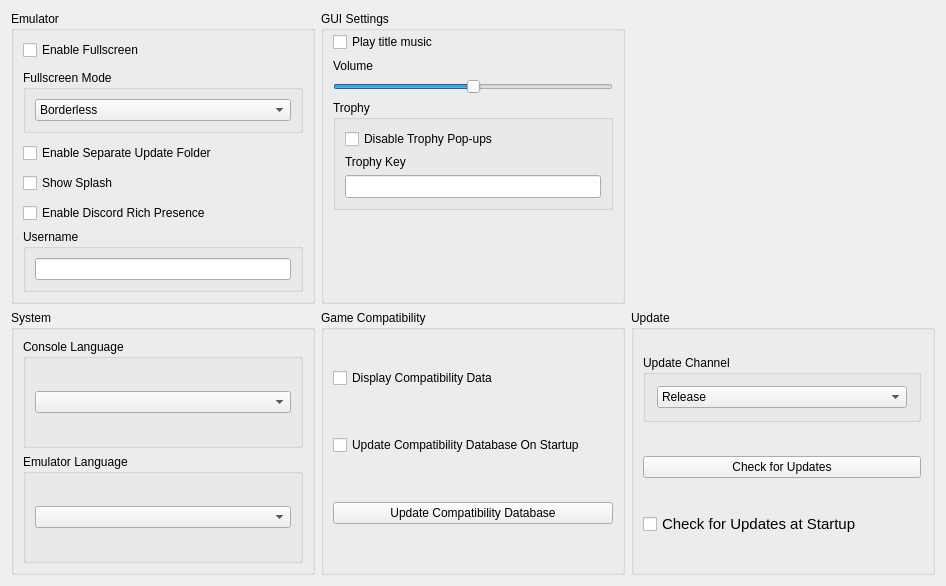
      <widget class="QWidget" name="generalTabContents">
       <property name="geometry">
        <rect>
         <x>0</x>
         <y>0</y>
         <width>946</width>
         <height>586</height>
        </rect>
       </property>
       <layout class="QVBoxLayout" name="generalTabVLayout" stretch="0">
        <item>
         <layout class="QGridLayout" name="gridLayout">
          <property name="bottomMargin">
           <number>0</number>
          </property>
          <item row="1" column="0">
           <layout class="QVBoxLayout" name="systemTabLayoutLeft">
            <item>
             <widget class="QGroupBox" name="SystemSettings">
              <property name="title">
               <string>System</string>
              </property>
              <layout class="QVBoxLayout" name="emuSettingsLayout">
               <item>
                <widget class="QGroupBox" name="consoleLanguageGroupBox">
                 <property name="title">
                  <string>Console Language</string>
                 </property>
                 <layout class="QVBoxLayout" name="settingsLayout">
                  <item>
                   <widget class="QComboBox" name="consoleLanguageComboBox"/>
                  </item>
                 </layout>
                </widget>
               </item>
               <item>
                <widget class="QGroupBox" name="emulatorLanguageGroupBox">
                 <property name="title">
                  <string>Emulator Language</string>
                 </property>
                 <layout class="QVBoxLayout" name="langSettingsLayout">
                  <item>
                   <widget class="QComboBox" name="emulatorLanguageComboBox"/>
                  </item>
                 </layout>
                </widget>
               </item>
              </layout>
             </widget>
            </item>
           </layout>
          </item>
          <item row="0" column="0">
           <layout class="QVBoxLayout" name="emulatorTabLayoutMiddle">
            <item>
             <widget class="QGroupBox" name="emulatorSettingsGroupBox">
              <property name="title">
               <string>Emulator</string>
              </property>
              <layout class="QVBoxLayout" name="additionalSettingsVLayout">
               <item>
                <layout class="QVBoxLayout" name="emulatorverticalLayout">
                 <property name="spacing">
                  <number>10</number>
                 </property>
                 <item>
                  <widget class="QCheckBox" name="fullscreenCheckBox">
                   <property name="text">
                    <string>Enable Fullscreen</string>
                   </property>
                  </widget>
                 </item>
                 <item>
                  <widget class="QGroupBox" name="fullscreenModeGroupBox">
                   <property name="title">
                    <string>Fullscreen Mode</string>
                   </property>
                   <layout class="QVBoxLayout" name="fullscreenModeLayout">
                    <item>
                     <widget class="QComboBox" name="fullscreenModeComboBox">
                      <property name="sizePolicy">
                       <sizepolicy hsizetype="Preferred" vsizetype="Fixed">
                        <horstretch>0</horstretch>
                        <verstretch>0</verstretch>
                       </sizepolicy>
                      </property>
                      <item>
                       <property name="text">
                        <string>Borderless</string>
                       </property>
                      </item>
                      <item>
                       <property name="text">
                        <string>True</string>
                       </property>
                      </item>
                     </widget>
                    </item>
                   </layout>
                  </widget>
                 </item>
                 <item>
                  <widget class="QCheckBox" name="separateUpdatesCheckBox">
                   <property name="text">
                    <string>Enable Separate Update Folder</string>
                   </property>
                  </widget>
                 </item>
                 <item>
                  <widget class="QCheckBox" name="showSplashCheckBox">
                   <property name="text">
                    <string>Show Splash</string>
                   </property>
                  </widget>
                 </item>
                 <item>
                  <widget class="QCheckBox" name="discordRPCCheckbox">
                   <property name="text">
                    <string>Enable Discord Rich Presence</string>
                   </property>
                  </widget>
                 </item>
                </layout>
               </item>
               <item>
                <layout class="QVBoxLayout" name="vLayoutUserName">
                 <property name="spacing">
                  <number>6</number>
                 </property>
                 <property name="leftMargin">
                  <number>0</number>
                 </property>
                 <item>
                  <layout class="QHBoxLayout" name="hLayoutUserName">
                   <item>
                    <widget class="QGroupBox" name="userName">
                     <property name="title">
                      <string>Username</string>
                     </property>
                     <layout class="QVBoxLayout" name="userNameLayout">
                      <item>
                       <widget class="QLineEdit" name="userNameLineEdit"/>
                      </item>
                     </layout>
                    </widget>
                   </item>
                  </layout>
                 </item>
                </layout>
               </item>
              </layout>
             </widget>
            </item>
           </layout>
          </item>
          <item row="1" column="2">
           <layout class="QVBoxLayout" name="updaterTabLayoutLeft">
            <property name="spacing">
             <number>6</number>
            </property>
            <property name="sizeConstraint">
             <enum>QLayout::SizeConstraint::SetDefaultConstraint</enum>
            </property>
            <property name="leftMargin">
             <number>0</number>
            </property>
            <property name="topMargin">
             <number>0</number>
            </property>
            <property name="rightMargin">
             <number>0</number>
            </property>
            <property name="bottomMargin">
             <number>0</number>
            </property>
            <item>
             <widget class="QGroupBox" name="updaterGroupBox">
              <property name="sizePolicy">
               <sizepolicy hsizetype="Preferred" vsizetype="MinimumExpanding">
                <horstretch>0</horstretch>
                <verstretch>0</verstretch>
               </sizepolicy>
              </property>
              <property name="minimumSize">
               <size>
                <width>0</width>
                <height>0</height>
               </size>
              </property>
              <property name="maximumSize">
               <size>
                <width>16777215</width>
                <height>16777215</height>
               </size>
              </property>
              <property name="title">
               <string>Update</string>
              </property>
              <layout class="QVBoxLayout" name="UpdateLayout" stretch="0,0,0">
               <property name="spacing">
                <number>10</number>
               </property>
               <property name="topMargin">
                <number>1</number>
               </property>
               <property name="rightMargin">
                <number>11</number>
               </property>
               <property name="bottomMargin">
                <number>11</number>
               </property>
               <item>
                <widget class="QGroupBox" name="updaterComboBox">
                 <property name="sizePolicy">
                  <sizepolicy hsizetype="Preferred" vsizetype="Fixed">
                   <horstretch>0</horstretch>
                   <verstretch>0</verstretch>
                  </sizepolicy>
                 </property>
                 <property name="minimumSize">
                  <size>
                   <width>0</width>
                   <height>0</height>
                  </size>
                 </property>
                 <property name="maximumSize">
                  <size>
                   <width>16777215</width>
                   <height>16777215</height>
                  </size>
                 </property>
                 <property name="title">
                  <string>Update Channel</string>
                 </property>
                 <layout class="QVBoxLayout" name="UpdateChannelLayout">
                  <property name="spacing">
                   <number>7</number>
                  </property>
                  <property name="leftMargin">
                   <number>11</number>
                  </property>
                  <property name="topMargin">
                   <number>11</number>
                  </property>
                  <property name="rightMargin">
                   <number>11</number>
                  </property>
                  <property name="bottomMargin">
                   <number>11</number>
                  </property>
                  <item>
                   <widget class="QComboBox" name="updateComboBox">
                    <property name="sizePolicy">
                     <sizepolicy hsizetype="Preferred" vsizetype="Fixed">
                      <horstretch>0</horstretch>
                      <verstretch>0</verstretch>
                     </sizepolicy>
                    </property>
                    <item>
                     <property name="text">
                      <string>Release</string>
                     </property>
                    </item>
                    <item>
                     <property name="text">
                      <string>Nightly</string>
                     </property>
                    </item>
                   </widget>
                  </item>
                 </layout>
                </widget>
               </item>
               <item>
                <widget class="QPushButton" name="checkUpdateButton">
                 <property name="sizePolicy">
                  <sizepolicy hsizetype="MinimumExpanding" vsizetype="Fixed">
                   <horstretch>0</horstretch>
                   <verstretch>0</verstretch>
                  </sizepolicy>
                 </property>
                 <property name="minimumSize">
                  <size>
                   <width>0</width>
                   <height>0</height>
                  </size>
                 </property>
                 <property name="maximumSize">
                  <size>
                   <width>16777215</width>
                   <height>16777215</height>
                  </size>
                 </property>
                 <property name="text">
                  <string>Check for Updates</string>
                 </property>
                </widget>
               </item>
               <item>
                <widget class="QCheckBox" name="updateCheckBox">
                 <property name="sizePolicy">
                  <sizepolicy hsizetype="Preferred" vsizetype="Fixed">
                   <horstretch>0</horstretch>
                   <verstretch>0</verstretch>
                  </sizepolicy>
                 </property>
                 <property name="font">
                  <font>
                   <pointsize>11</pointsize>
                   <bold>false</bold>
                  </font>
                 </property>
                 <property name="text">
                  <string>Check for Updates at Startup</string>
                 </property>
                </widget>
               </item>
              </layout>
             </widget>
            </item>
           </layout>
          </item>
          <item row="1" column="1">
           <layout class="QVBoxLayout" name="CompatTabLayoutRight" stretch="0">
            <item>
             <widget class="QGroupBox" name="CompatgroupBox">
              <property name="sizePolicy">
               <sizepolicy hsizetype="Preferred" vsizetype="Preferred">
                <horstretch>0</horstretch>
                <verstretch>0</verstretch>
               </sizepolicy>
              </property>
              <property name="minimumSize">
               <size>
                <width>0</width>
                <height>0</height>
               </size>
              </property>
              <property name="title">
               <string>Game Compatibility</string>
              </property>
              <layout class="QVBoxLayout" name="CompatLayout">
               <property name="spacing">
                <number>10</number>
               </property>
               <property name="topMargin">
                <number>1</number>
               </property>
               <property name="bottomMargin">
                <number>11</number>
               </property>
               <item>
                <widget class="QCheckBox" name="enableCompatibilityCheckBox">
                 <property name="text">
                  <string>Display Compatibility Data</string>
                 </property>
                </widget>
               </item>
               <item>
                <widget class="QCheckBox" name="checkCompatibilityOnStartupCheckBox">
                 <property name="text">
                  <string>Update Compatibility Database On Startup</string>
                 </property>
                </widget>
               </item>
               <item>
                <widget class="QPushButton" name="updateCompatibilityButton">
                 <property name="sizePolicy">
                  <sizepolicy hsizetype="MinimumExpanding" vsizetype="Fixed">
                   <horstretch>0</horstretch>
                   <verstretch>0</verstretch>
                  </sizepolicy>
                 </property>
                 <property name="minimumSize">
                  <size>
                   <width>0</width>
                   <height>0</height>
                  </size>
                 </property>
                 <property name="maximumSize">
                  <size>
                   <width>16777215</width>
                   <height>16777215</height>
                  </size>
                 </property>
                 <property name="text">
                  <string>Update Compatibility Database</string>
                 </property>
                </widget>
               </item>
              </layout>
             </widget>
            </item>
           </layout>
          </item>
          <item row="0" column="1">
           <layout class="QVBoxLayout" name="GUITabLayoutMiddle" stretch="0">
            <item>
             <widget class="QGroupBox" name="GUIgroupBox">
              <property name="sizePolicy">
               <sizepolicy hsizetype="Preferred" vsizetype="Preferred">
                <horstretch>0</horstretch>
                <verstretch>0</verstretch>
               </sizepolicy>
              </property>
              <property name="minimumSize">
               <size>
                <width>0</width>
                <height>0</height>
               </size>
              </property>
              <property name="title">
               <string>GUI Settings</string>
              </property>
              <layout class="QVBoxLayout" name="GUILayout">
               <property name="topMargin">
                <number>1</number>
               </property>
               <property name="bottomMargin">
                <number>11</number>
               </property>
               <item>
                <widget class="QCheckBox" name="playBGMCheckBox">
                 <property name="sizePolicy">
                  <sizepolicy hsizetype="Minimum" vsizetype="Fixed">
                   <horstretch>0</horstretch>
                   <verstretch>0</verstretch>
                  </sizepolicy>
                 </property>
                 <property name="text">
                  <string>Play title music</string>
                 </property>
                </widget>
               </item>
               <item>
                <layout class="QVBoxLayout" name="GUIMusicLayout">
                 <property name="topMargin">
                  <number>1</number>
                 </property>
                 <property name="bottomMargin">
                  <number>0</number>
                 </property>
                 <item>
                  <widget class="QLabel" name="label_Volume">
                   <property name="sizePolicy">
                    <sizepolicy hsizetype="Preferred" vsizetype="Fixed">
                     <horstretch>0</horstretch>
                     <verstretch>0</verstretch>
                    </sizepolicy>
                   </property>
                   <property name="maximumSize">
                    <size>
                     <width>16777215</width>
                     <height>16777215</height>
                    </size>
                   </property>
                   <property name="text">
                    <string>Volume</string>
                   </property>
                  </widget>
                 </item>
                 <item>
                  <widget class="QSlider" name="BGMVolumeSlider">
                   <property name="toolTip">
                    <string>Set the volume of the background music.</string>
                   </property>
                   <property name="maximum">
                    <number>100</number>
                   </property>
                   <property name="singleStep">
                    <number>10</number>
                   </property>
                   <property name="pageStep">
                    <number>20</number>
                   </property>
                   <property name="value">
                    <number>50</number>
                   </property>
                   <property name="orientation">
                    <enum>Qt::Orientation::Horizontal</enum>
                   </property>
                   <property name="invertedAppearance">
                    <bool>false</bool>
                   </property>
                   <property name="invertedControls">
                    <bool>false</bool>
                   </property>
                   <property name="tickPosition">
                    <enum>QSlider::TickPosition::NoTicks</enum>
                   </property>
                   <property name="tickInterval">
                    <number>10</number>
                   </property>
                  </widget>
                 </item>
                 <item>
                  <layout class="QVBoxLayout" name="vLayoutTrophy">
                   <property name="spacing">
                    <number>6</number>
                   </property>
                   <property name="leftMargin">
                    <number>0</number>
                   </property>
                   <property name="bottomMargin">
                    <number>80</number>
                   </property>
                   <item>
                    <layout class="QHBoxLayout" name="hLayoutTrophy">
                     <item>
                      <widget class="QGroupBox" name="trophyGroupBox">
                       <property name="title">
                        <string>Trophy</string>
                       </property>
                       <layout class="QVBoxLayout" name="userNameLayout">
                        <item>
                         <widget class="QCheckBox" name="disableTrophycheckBox">
                          <property name="text">
                           <string>Disable Trophy Pop-ups</string>
                          </property>
                         </widget>
                        </item>
                        <item>
                         <widget class="QLabel" name="label_Trophy">
                          <property name="text">
                           <string>Trophy Key</string>
                          </property>
                         </widget>
                        </item>
                        <item>
                         <widget class="QLineEdit" name="trophyKeyLineEdit">
                          <property name="minimumSize">
                           <size>
                            <width>0</width>
                            <height>0</height>
                           </size>
                          </property>
                          <property name="font">
                           <font>
                            <pointsize>10</pointsize>
                            <bold>false</bold>
                           </font>
                          </property>
                         </widget>
                        </item>
                       </layout>
                      </widget>
                     </item>
                    </layout>
                   </item>
                  </layout>
                 </item>
                </layout>
               </item>
              </layout>
             </widget>
            </item>
           </layout>
          </item>
         </layout>
        </item>
       </layout>
      </widget>
